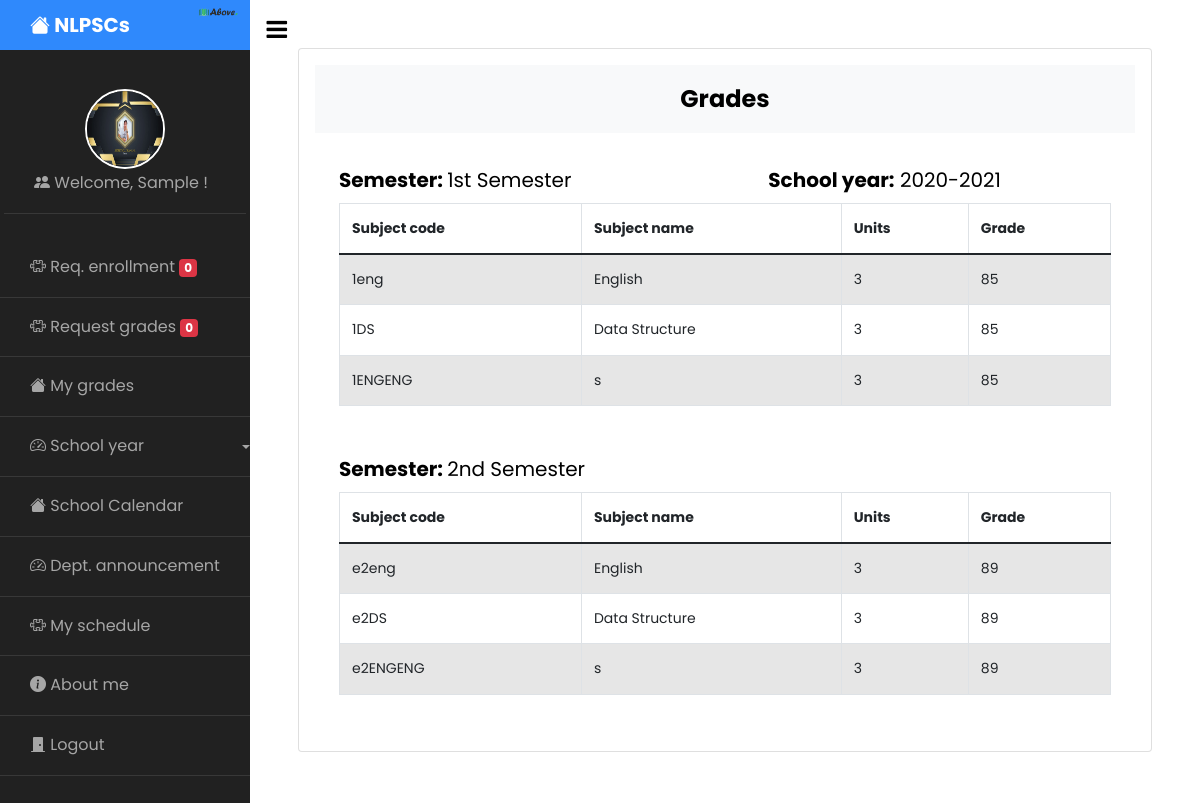
/student/my_grades3.php (signed in), run on the app's committed database.
### tables this page shows
CREATE TABLE `student` (
  `Id` int(11) NOT NULL,
  `id_no` varchar(255) DEFAULT NULL,
  `firstname` varchar(255) NOT NULL,
  `middlename` varchar(255) NOT NULL,
  `lastname` varchar(255) NOT NULL,
  `dob` varchar(255) NOT NULL,
  `age` varchar(255) NOT NULL,
  `email` varchar(255) NOT NULL,
  `contact` varchar(255) NOT NULL,
  `address` varchar(255) NOT NULL,
  `username` varchar(255) NOT NULL,
  `password` varchar(255) NOT NULL,
  `images` varchar(255) NOT NULL,
  `dept_id` int(11) NOT NULL,
  `year_level` int(255) NOT NULL,
  `status` varchar(255) NOT NULL DEFAULT 'Pending'
);

CREATE TABLE `semester` (
  `Id` int(11) NOT NULL,
  `Semester` varchar(255) NOT NULL,
  `school_id` int(11) NOT NULL
);

CREATE TABLE `schoolyear` (
  `Id` int(11) NOT NULL,
  `schoolyear` varchar(255) NOT NULL,
  `status` varchar(255) NOT NULL DEFAULT 'Inactive'
);

CREATE TABLE `student_grade` (
  `grade_id` int(11) NOT NULL,
  `student_id` int(11) NOT NULL,
  `subject_id` int(11) NOT NULL,
  `grade` int(11) NOT NULL
);

CREATE TABLE `subject` (
  `sub_Id` int(11) NOT NULL,
  `school_yr_Id` int(11) NOT NULL,
  `semester_id` int(11) NOT NULL,
  `Sub_code` varchar(255) NOT NULL,
  `Sub_name` varchar(255) NOT NULL,
  `Sub_description` varchar(255) NOT NULL,
  `Teacher` varchar(255) NOT NULL,
  `Sub_level` int(11) NOT NULL,
  `day` varchar(255) NOT NULL,
  `time_sched` varchar(255) NOT NULL,
  `Units` int(11) NOT NULL
);

### student/my_grades3.php (the view, shortened to what this page needs)
 <?php include 'sidebar.php'; ?>
<?php
  $semester = mysqli_query($conn, "SELECT * FROM semester WHERE Semester='1st Semester'");
  $one = mysqli_fetch_array($semester);
  $semester2 = mysqli_query($conn, "SELECT * FROM semester WHERE Semester='2nd Semester'");
  $two = mysqli_fetch_array($semester2);
  $year = mysqli_query($conn, "SELECT * FROM schoolyear WHERE schoolyear='2020-2021'");
  $three = mysqli_fetch_array($year);
 ?>
      <div id="content" class="p-4 p-md-5 pt-5">
        <div class="card p-3">
          <h4 class="bg-light p-3" align="center"><strong>Grades</strong></h4>
    <div class="table-responsive p-4 ">
      <div class="d-flex">
        <h5><b>Semester: </b><?php echo $one['Semester']; ?></h5>
        <h5 style="position: absolute;right:150px;"><b>School year:</b> <?php echo $three['schoolyear']; ?> </h5>
      </div>
      <table class="table table-bordered table-striped table-hover table-responsive-sm table-responsive-md table-responsive-lg table-responsive-xl table-responsive-xxl " id="examples">
        <thead>
          <tr>
            <th>Subject code</th>
            <th>Subject name</th>
            <th>Units</th>
            <th>Grade</th>
          </tr>
        </thead>
        <tbody>
          <?php
            $query ="SELECT * FROM subject JOIN student_grade ON subject.Sub_level=student_grade.subject_id";
            $sql = mysqli_query($conn,$query);
            while($row = mysqli_fetch_array($sql)) {
          ?>
          <tr>
              <td>1<?php echo $row["Sub_code"];?></td>
              <td><?php echo $row["Sub_name"];?></td>
              <td><?php echo $row["Units"];?></td>
              <td>85</td>
          </tr>
            <?php
                }
            ?>
        </tbody>
      </table>
       <div class="d-flex mt-5" style="margin-top: 100px;">
        <h5><b>Semester: </b><?php echo $two['Semester']; ?></h5>
      </div>
      <table class="table table-bordered table-striped table-hover table-responsive-sm table-responsive-md table-responsive-lg table-responsive-xl table-responsive-xxl " id="examples">
        <thead>
          <tr>
            <th>Subject code</th>
            <th>Subject name</th>
            <th>Units</th>
            <th>Grade</th>
          </tr>
        </thead>
        <tbody>
          <?php
            $query ="SELECT * FROM student_grade JOIN student ON student_grade.student_id=student.Id JOIN subject ON student_grade.subject_id=subject.sub_Id JOIN semester ON subject.semester_id=semester.Id WHERE Semester.Semester='2nd Semester'";
            $sql = mysqli_query($conn,$query);
            while($row = mysqli_fetch_array($sql)) {
          ?>
          <tr>
              <td>e2<?php echo $row["Sub_code"];?></td>
              <td><?php echo $row["Sub_name"];?></td>
              <td><?php echo $row["Units"];?></td>
              <td>89</td>
          </tr>
            <?php
                }
            ?>
        </tbody>
      </table>
    </div>
      </div>
    </div>

### student/sidebar.php (shortened to what this page needs)
<?php
  include '../config.php';
  if(isset($_SESSION['student']) && isset($_SESSION['student_id'])) {
    $id = $_SESSION['student_id'];
    $student = mysqli_query($conn, "SELECT * FROM student WHERE Id='$id'");
    while($row = mysqli_fetch_array($student)) {
?>
<!doctype html>
<html lang="en">
  <head>
    <link rel="stylesheet" href="https://cdn.datatables.net/1.11.3/css/jquery.dataTables.min.css">
    <link href="https://cdn.jsdelivr.net/npm/bootstrap@5.0.2/dist/css/bootstrap.min.css" rel="stylesheet">
    <link rel="stylesheet" href="https://stackpath.bootstrapcdn.com/font-awesome/4.7.0/css/font-awesome.min.css">
		<link rel="stylesheet" href="https://stackpath.bootstrapcdn.com/font-awesome/4.7.0/css/font-awesome.min.css">
    <link rel="stylesheet" href="https://cdn.jsdelivr.net/npm/bootstrap-icons@1.8.1/font/bootstrap-icons.css">
		<link rel="stylesheet" href="../css/style.css">
  </head>
  <body>
		<div class="wrapper d-flex align-items-stretch">
      <nav id="sidebar">
        <div class="custom-menu">
          <button type="button" id="sidebarCollapse" class="btn btn-primary">
            <i class="fa fa-bars"></i>
          </button>
        </div>
        <h1><a href="dashboard.php" class="logo"><i class="bi bi-house-fill"></i> NLPSCs</a> <img src="../images/logo.png" alt="" width="40" style="position: absolute; right: 12px; top: 7px;"></h1>
         <div class="p-1 mb-1">
              <ul class="list-unstyled components">
                <li>
                  <a href="dashboard.php">
                    <img id="img" class="img-responsive" src="../images-students/<?php echo $row['images'];?>" alt="image">
                    <i class="bi bi-people-fill"></i> Welcome, <?php echo $row['firstname']; ?> !
                  </a>
                </li>
              </ul>
        </div>
        <ul class="list-unstyled components mb-5">
          <li>
            <?php
            $check = mysqli_query($conn, "SELECT student_Id from enrollment WHERE student_Id='$id' AND request_status='Pending'");
            $count = mysqli_num_rows($check);
            ?>
              <a type="button" data-bs-toggle="modal" data-bs-target="#enrollment"><i class="bi bi-puzzle"></i> Req. enrollment <span class="badge bg-danger"><?php echo $count; ?></span></a>
          </li>
          <li>
            <?php
            $check2 = mysqli_query($conn, "SELECT student_Id from request_grade WHERE student_Id='$id' AND request_grade_status='Pending'");
            $count2 = mysqli_num_rows($check2);
            ?>
              <a href="my_grades.php" data-bs-toggle="modal" data-bs-target="#grade"><i class="bi bi-puzzle"></i> Request grades <span class="badge bg-danger"><?php echo $count2; ?></span></a>
          </li>
          <li>
              <a href="my_grades.php"><i class="bi bi-house-fill"></i> My grades</a>
          </li>
          <li>
               <div class="dropdown">
              <a href="#" class="dropdown-toggle" type="button" id="dropdownMenuButton1" data-bs-toggle="dropdown" aria-expanded="false"><i class="bi bi-speedometer2"></i> School year</a>
            </div>
          </li>
          <li>
              <a href="schoolcalendar.php"><i class="bi bi-house-fill"></i> School Calendar</a>
          </li>
          <li>
              <a href="announcement.php"><i class="bi bi-speedometer2"></i> Dept. announcement</a>
          </li>
          <li>
              <a href="subject_schedule.php"><i class="bi bi-puzzle"></i> My schedule</a>
          </li>
          <li>
            <a href="about_me.php"><i class="bi bi-info-circle-fill"></i> About me</a>
          </li>
          <li>
            <a href="../logout.php"><i class="bi bi-door-closed-fill"></i> Logout</a>
          </li>
        </ul>
      </nav>
<?php } ?>
  </body>
</html>
<?php
    } else {
     header('Location: ./index.php');
    }
?>

### student/sidebar.php (style rules this page uses)
#img { height: 80px; width: 80px; border-radius: 50%; margin-right: auto; margin-left: auto; display: block; border: 2px solid white; }

### data on the page
student: images (picture), firstname "Sample", count "0", count2 "0"
semester: Semester "1st Semester"
schoolyear: schoolyear "2020-2021"
student_grade: subject.Sub_code "eng", subject.Sub_name "English", subject.Units "3", subject.Sub_code "DS", subject.Sub_name "Data Structure", subject.Sub_code "ENGENG", subject.Sub_name "s"
semester: Semester "2nd Semester"
student_grade: subject.Sub_code "eng", subject.Sub_name "English", subject.Units "3"
student_grade: subject.Sub_code "DS", subject.Sub_name "Data Structure", subject.Units "3"
student_grade: subject.Sub_code "ENGENG", subject.Sub_name "s", subject.Units "3"
